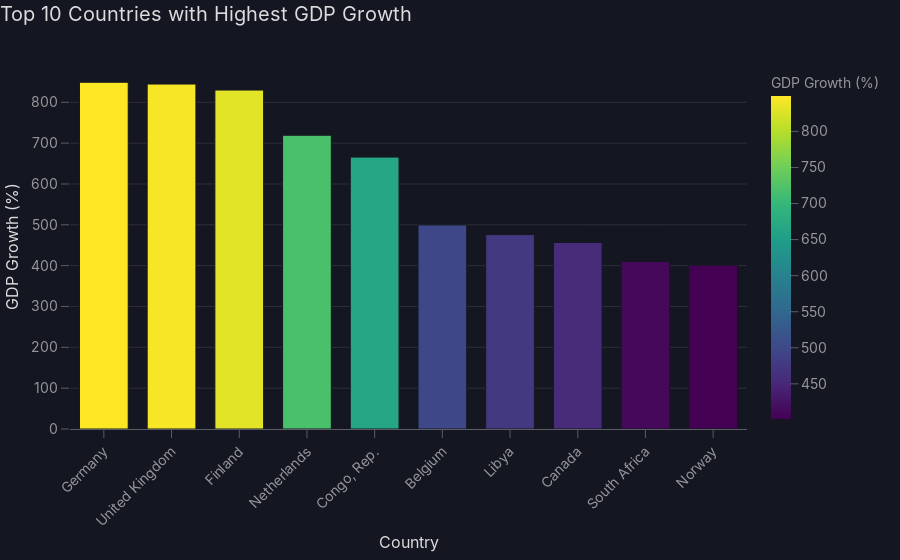

The code cell stored with this chart in its notebook:
### Markdown cell above
### Old version

### Code cell
res = vizro_ai.plot(df=df, user_input=query, explain=True, return_elements=True)
res.figure

### Figure 1 — Plotly figure (JSON) as saved in the notebook; plotly's stock layout.template omitted (floating-point values rounded to 4 significant figures)
{"data": [{"alignmentgroup": "True", "hovertemplate": "Country=%{x}<br>GDP Growth (%)=%{marker.color}<extra></extra>", "legendgroup": "", "marker": {"color": [849.1, 844.7, 830.0, 719.3, 665.8, 499.7, 476.0, 456.6, 410.2, 401.3], "coloraxis": "coloraxis", "pattern": {"shape": ""}}, "name": "", "offsetgroup": "", "orientation": "v", "showlegend": false, "textposition": "auto", "type": "bar", "x": ["Germany", "United Kingdom", "Finland", "Netherlands", "Congo, Rep.", "Belgium", "Libya", "Canada", "South Africa", "Norway"], "xaxis": "x", "y": [849.1, 844.7, 830.0, 719.3, 665.8, 499.7, 476.0, 456.6, 410.2, 401.3], "yaxis": "y"}], "layout": {"barmode": "relative", "coloraxis": {"colorbar": {"title": {"text": "GDP Growth (%)"}}, "colorscale": [[0, "#440154"], [0.1111, "#482878"], [0.2222, "#3e4989"], [0.3333, "#31688e"], [0.4444, "#26828e"], [0.5556, "#1f9e89"], [0.6667, "#35b779"], [0.7778, "#6ece58"], [0.8889, "#b5de2b"], [1, "#fde725"]]}, "legend": {"tracegroupgap": 0}, "title": {"text": "Top 10 Countries with Highest GDP Growth"}, "xaxis": {"anchor": "y", "domain": [0, 1], "tickangle": -45, "title": {"text": "Country"}}, "yaxis": {"anchor": "x", "domain": [0, 1], "title": {"text": "GDP Growth (%)"}}}}
